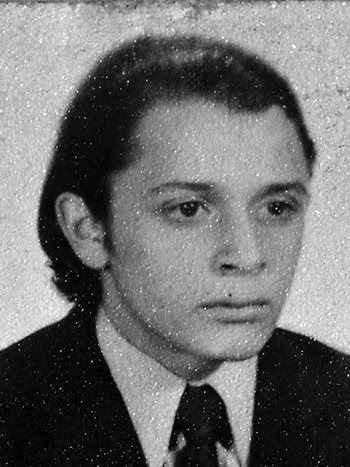
#> input picture assets/targets/disappeared/selected/abeledo-sotuyo-horacio-adolfo.jpg, 350 x 467 px; its folder holds only this picture in this run
$ python -i preprocess.py   (imports and definitions only)
#> lines starting #> are read from the running program, lines starting #| are printed output that depends on the picture; after the words box and inside, x2 and y2 are one past the last pixel; in counts of white or black regions, pixels touching at a corner belong together
### src/desaparecidos/cv.py
"""Computer-vision helpers for crawled images.

The crawler uses this module for lightweight, local filtering only. It never
identifies people. For ``targets`` and internal ``people`` rows it requires a
detected face region for manual review; for ``places`` it rejects tiny,
banner-like, flat, graphic, noisy, or face-dominated images.
"""

from __future__ import annotations

import os
from dataclasses import dataclass

import cv2
import numpy as np
from PIL import Image

from .manifests import ManifestKind

CV_POLICY_VERSION = 2
_CASCADE_PATH = os.path.join(cv2.data.haarcascades, "haarcascade_frontalface_default.xml")

_MAX_DETECT_SIDE = 640
_TARGET_MIN_FACE_FRACTION = 0.02
_PEOPLE_MIN_SIDE = 160
_PEOPLE_MIN_FACE_FRACTION = 0.015
_PEOPLE_MIN_FACE_SIDE = 32
_PEOPLE_ASPECT_RANGE = (0.35, 2.4)
_PEOPLE_MIN_TEXTURE = 0.004
_PLACE_MIN_SIDE = 320
_PLACE_ASPECT_RANGE = (0.4, 2.6)
_PLACE_MIN_TEXTURE = 0.009
_PLACE_MAX_FACE_FRACTION = 0.02
_PLACE_MIN_GRAY_STD = 0.035
_PLACE_MIN_COLOR_STD = 0.018
_PLACE_MIN_EDGE_DENSITY = 0.015
_PLACE_MAX_EDGE_DENSITY = 0.32
_PLACE_MIN_UNIQUE_RATIO = 0.004
_PLACE_MAX_NOISE_UNIQUE_RATIO = 0.08

_cascade: cv2.CascadeClassifier | None = None


@dataclass(frozen=True)
class CVResult:
    accept: bool
    label: str
    score: float
    reason: str
    face_box: tuple[int, int, int, int] | None = None


@dataclass(frozen=True)
class PhotoLikeness:
    score: float
    texture: float
    gray_std: float
    color_std: float
    edge_density: float
    unique_ratio: float


def _face_cascade() -> cv2.CascadeClassifier:
    global _cascade
    if _cascade is None:
        _cascade = cv2.CascadeClassifier(_CASCADE_PATH)
    return _cascade


def detect_faces(image: Image.Image) -> list[tuple[int, int, int, int]]:
    """Return face boxes (x, y, w, h) in original-image coordinates."""
    cascade = _face_cascade()
    if cascade.empty():
        return []
    gray = np.asarray(image.convert("L"))
    height, width = gray.shape
    scale = min(1.0, _MAX_DETECT_SIDE / max(height, width))
    if scale < 1.0:
        gray = cv2.resize(gray, (max(1, int(width * scale)), max(1, int(height * scale))))
    gray = cv2.equalizeHist(gray)
    detections = cascade.detectMultiScale(
        gray, scaleFactor=1.1, minNeighbors=5, minSize=(30, 30)
    )
    inverse = 1.0 / scale if scale > 0 else 1.0
    return [
        (int(x * inverse), int(y * inverse), int(w * inverse), int(h * inverse))
        for (x, y, w, h) in detections
    ]


# [162 lines left out: functions perceptual_hash, hamming_distance, texture_score, photo_likeness_score, _largest_face, _face_fraction and 1 more, not called in this run]

### src/desaparecidos/preprocess.py
"""Pre-process disappeared-person portraits for Stage 1.

Many scanned portraits sit inside a near-white photographic border, sometimes
with printed text in the margin. This trims that border and crops the photo to a
single target aspect ratio so every target fills the frame ("full screen")
consistently. When a face is found the crop stays centred on the person.

The originals in ``doc/fotos-desaparecidos/`` are never modified; callers write
processed copies to an ignored location.
"""

from __future__ import annotations

from pathlib import Path

import cv2
import numpy as np
from PIL import Image

from .cv import detect_faces

WHITE_THRESHOLD = 232          # pixels >= this count as "white" border
BORDER_WHITE_FRACTION = 0.9    # a row/col this white is treated as border
MAX_TRIM_FRACTION = 0.45       # never trim more than this from one side
MIN_KEEP_FRACTION = 0.2        # refuse to trim a dimension below this
MIN_FACE_FRACTION = 0.012      # ignore faces smaller than this share of the box
MIN_COMPONENT_FRACTION = 0.003  # ignore tiny dark components such as captions
CONTENT_PADDING_FRACTION = 0.025


# [13 lines left out: function _scan_bounds, not called in this run]


def content_bbox(image: Image.Image) -> tuple[int, int, int, int]:
    """Bounding box (left, top, right, bottom) of the photo inside a white border."""
    gray = np.asarray(image.convert("L"))
    height, width = gray.shape
    component_box = _component_content_bbox(gray)
    if component_box is not None:
        return _tighten_white_edges(gray, component_box)

    white = gray >= WHITE_THRESHOLD
    top, bottom = _scan_bounds(white.mean(axis=1))
    left, right = _scan_bounds(white.mean(axis=0))
    if right <= left or bottom <= top:
        return 0, 0, width, height
    return _tighten_white_edges(gray, (left, top, right, bottom))


def _tighten_white_edges(
    gray: np.ndarray, box: tuple[int, int, int, int]
) -> tuple[int, int, int, int]:
    """Pull each edge of ``box`` inward past rows/columns that are still mostly
    white. Component detection can be dragged into the white scan margin by thin
    dark artefacts (stray marks, hair strands, edge noise); this removes the
    near-white border those protrusions leave behind without touching real content.
    """
    left, top, right, bottom = box
    sub = gray[top:bottom, left:right]
    if sub.size == 0:
        return box
    height, width = sub.shape
    white = sub >= WHITE_THRESHOLD
    row_white = white.mean(axis=1)
    col_white = white.mean(axis=0)

    def lead(values: np.ndarray, limit: int) -> int:
        index = 0
        while index < limit and values[index] >= BORDER_WHITE_FRACTION:
            index += 1
        return index

    row_limit = int(height * MAX_TRIM_FRACTION)
    col_limit = int(width * MAX_TRIM_FRACTION)
    new_top = top + lead(row_white, row_limit)
    new_bottom = bottom - lead(row_white[::-1], row_limit)
    new_left = left + lead(col_white, col_limit)
    new_right = right - lead(col_white[::-1], col_limit)

    if (
        new_right - new_left < width * MIN_KEEP_FRACTION
        or new_bottom - new_top < height * MIN_KEEP_FRACTION
    ):
        return box
    return new_left, new_top, new_right, new_bottom


def _component_content_bbox(gray: np.ndarray) -> tuple[int, int, int, int] | None:
    """Find the main non-white content while ignoring small caption/text marks."""
    height, width = gray.shape
    mask = (gray < WHITE_THRESHOLD).astype(np.uint8)
    if int(mask.sum()) == 0:
        return None

    kernel_size = max(3, int(round(min(width, height) * 0.018)))
    if kernel_size % 2 == 0:
        kernel_size += 1
    kernel = np.ones((kernel_size, kernel_size), dtype=np.uint8)
    opened = cv2.morphologyEx(mask, cv2.MORPH_OPEN, kernel)
    if int(opened.sum()) == 0:
        return None

    count, _labels, stats, _centres = cv2.connectedComponentsWithStats(opened, 8)
    min_area = max(32, int(width * height * MIN_COMPONENT_FRACTION))
    kept: list[tuple[int, int, int, int]] = []
    for label in range(1, count):
        x, y, w, h, area = (int(value) for value in stats[label])
        if area < min_area:
            continue
        kept.append((x, y, x + w, y + h))
    if not kept:
        return None

    left = min(box[0] for box in kept)
    top = min(box[1] for box in kept)
    right = max(box[2] for box in kept)
    bottom = max(box[3] for box in kept)
    pad = max(2, int(round(min(width, height) * CONTENT_PADDING_FRACTION)))
    return (
        max(0, left - pad),
        max(0, top - pad),
        min(width, right + pad),
        min(height, bottom + pad),
    )


def _aspect_crop(
    box: tuple[int, int, int, int],
    aspect: float,
    faces: list[tuple[int, int, int, int]],
) -> tuple[int, int, int, int]:
    left, top, right, bottom = box
    box_width, box_height = right - left, bottom - top
    if box_width / box_height > aspect:
        new_width, new_height = int(round(box_height * aspect)), box_height
    else:
        new_width, new_height = box_width, int(round(box_width / aspect))

    usable = [f for f in faces if (f[2] * f[3]) >= MIN_FACE_FRACTION * box_width * box_height]
    if usable:
        fx, fy, fw, fh = max(usable, key=lambda f: f[2] * f[3])
        centre_x, centre_y = fx + fw / 2, fy + fh / 2
    else:
        centre_x, centre_y = left + box_width / 2, top + box_height * 0.45

    x0 = int(round(centre_x - new_width / 2))
    y0 = int(round(centre_y - new_height / 2))
    x0 = max(left, min(x0, right - new_width))
    y0 = max(top, min(y0, bottom - new_height))
    return x0, y0, x0 + new_width, y0 + new_height


def normalize_portrait(
    image: Image.Image, *, aspect: float = 3 / 4, use_face: bool = True
) -> Image.Image:
    """Trim the white border and crop to ``aspect`` (width / height)."""
    box = content_bbox(image)
    faces: list[tuple[int, int, int, int]] = []
    if use_face:
        local = detect_faces(image.crop(box))
        faces = [(x + box[0], y + box[1], w, h) for (x, y, w, h) in local]
    return image.crop(_aspect_crop(box, aspect, faces))


def preprocess_file(
    src: str | Path,
    dst: str | Path,
    *,
    aspect: float = 3 / 4,
    use_face: bool = True,
    max_side: int = 1200,
) -> tuple[int, int]:
#> called with dst = 'out.png', aspect = 0.75, use_face = True, max_side = 1200
    image = Image.open(src).convert("RGB")
#> image is the input picture: PIL image 350x467 RGB; min 0, max 255, mean 112.6
    result = normalize_portrait(image, aspect=aspect, use_face=use_face)
#> in _component_content_bbox, `mask = (gray < WHITE_THRESHOLD).astype(np.uint8)`:
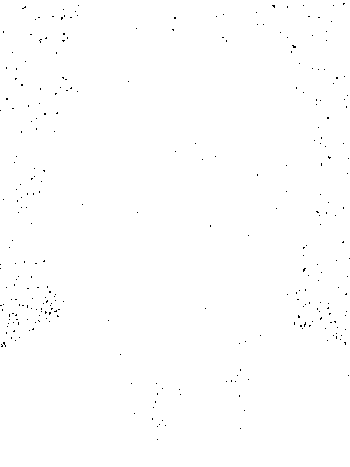
#> mask: shape (467, 350); values 0 (black) and 1 (white), 99.7% white; black in thin lines or dots
#> in _component_content_bbox, `opened = cv2.morphologyEx(mask, cv2.MORPH_OPEN, kernel)`:
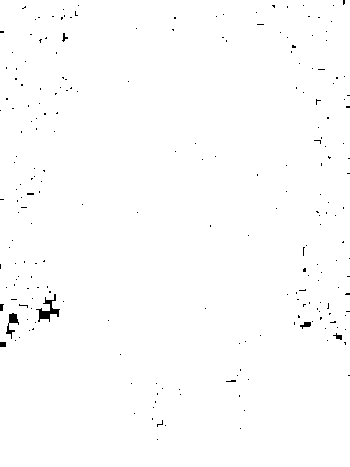
#> opened: shape (467, 350); values 0 (black) and 1 (white), 99.4% white; 222 black regions (215 under 20 px), largest, box (x1, y1, x2, y2) and area: (36, 294, 60, 322) 218, (6, 313, 19, 339) 125, (300, 322, 311, 329) 44
#> in _component_content_bbox, `count, _labels, stats, _centres = cv2.connectedComponentsWithStats(ope..`: count = 2; stats = [[0, 0, 350, 440, 1037], [0, 0, 350, 467, 162413]]
#> the loop in _component_content_bbox, `for label in range(1, count):` made 1 pass
#> after the loop in _component_content_bbox, `for label in range(1, count):`: kept = [(0, 0, 350, 467)]
#> in _component_content_bbox, `left = min(box[0] for box in kept)`: left = 0
#> in _component_content_bbox, `right = max(box[2] for box in kept)`: right = 350
#> in _component_content_bbox, `bottom = max(box[3] for box in kept)`: bottom = 467
#> in content_bbox, `component_box = _component_content_bbox(gray)`: component_box = (0, 0, 350, 467)
#> in _tighten_white_edges, `left, top, right, bottom = box`: left = 0; right = 350; bottom = 467
#> in _tighten_white_edges, `white = sub >= WHITE_THRESHOLD`: white: shape (467, 350) bool; 0.31% white in thin lines or dots
#> in _tighten_white_edges, `row_white = white.mean(axis=1)`: row_white = 467 values, max 0.0286 at index 17, min 0 at index 0, mean 0.00314
#> in _tighten_white_edges, `col_white = white.mean(axis=0)`: col_white = 350 values, max 0.0214 at index 16, min 0 at index 10, mean 0.00314
#> after the loop in lead, `while index < limit and values[index] >= BORDER_WHITE_FRACTION:`: index = 0
#> in _tighten_white_edges, `new_bottom = bottom - lead(row_white[::-1], row_limit)`: new_bottom = 467
#> in _tighten_white_edges, `new_left = left + lead(col_white, col_limit)`: new_left = 0
#> in _tighten_white_edges, `new_right = right - lead(col_white[::-1], col_limit)`: new_right = 350
#> in normalize_portrait, `box = content_bbox(image)`: box = (0, 0, 350, 467)
#> in detect_faces, `gray = cv2.equalizeHist(gray)`:
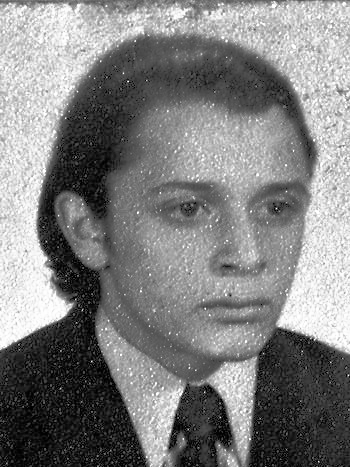
#> gray: shape (467, 350); min 0, max 255, mean 127.6
#> in detect_faces, `detections = cascade.detectMultiScale( gray, scaleFactor=1.1, minNeigh..`: detections = [[125, 125, 207, 207]]
#> in normalize_portrait, `local = detect_faces(image.crop(box))`: local = [(125, 125, 207, 207)]
#> in _aspect_crop, `left, top, right, bottom = box`: left = 0; right = 350; bottom = 467
#> in _aspect_crop, `box_width, box_height = right - left, bottom - top`: box_width = 350; box_height = 467
#> in _aspect_crop, `new_width, new_height = box_width, int(round(box_width / aspect))`: new_width = 350; new_height = 467
#> in _aspect_crop, `usable = [f for f in faces if (f[2] * f[3]) >= MIN_FACE_FRACTION * box..`: usable = [(125, 125, 207, 207)]
#> in _aspect_crop, `fx, fy, fw, fh = max(usable, key=lambda f: f[2] * f[3])`: fx = 125; fw = 207
#> in _aspect_crop, `centre_x, centre_y = fx + fw / 2, fy + fh / 2`: centre_x = 228.5
#> in _aspect_crop, `x0 = int(round(centre_x - new_width / 2))`: x0 = 54
#> in _aspect_crop, `y0 = int(round(centre_y - new_height / 2))`: y0 = -5
#> in _aspect_crop, `x0 = max(left, min(x0, right - new_width))`: x0 = 0
    if max(result.size) > max_side:
        scale = max_side / max(result.size)
        result = result.resize(
            (max(1, int(result.width * scale)), max(1, int(result.height * scale))),
            Image.Resampling.LANCZOS,
        )
    dst_path = Path(dst)
    dst_path.parent.mkdir(parents=True, exist_ok=True)
    result.save(dst_path, quality=92)
    return result.size


# [11 lines left out: function parse_aspect, not called in this run]

>>> result = preprocess_file('../../assets/targets/disappeared/selected/abeledo-sotuyo-horacio-adolfo.jpg', 'out.png')
#> result = (350, 467)

$ run again, on assets/targets/disappeared/selected/alfaro-vazquez-daniel-pedro.jpg
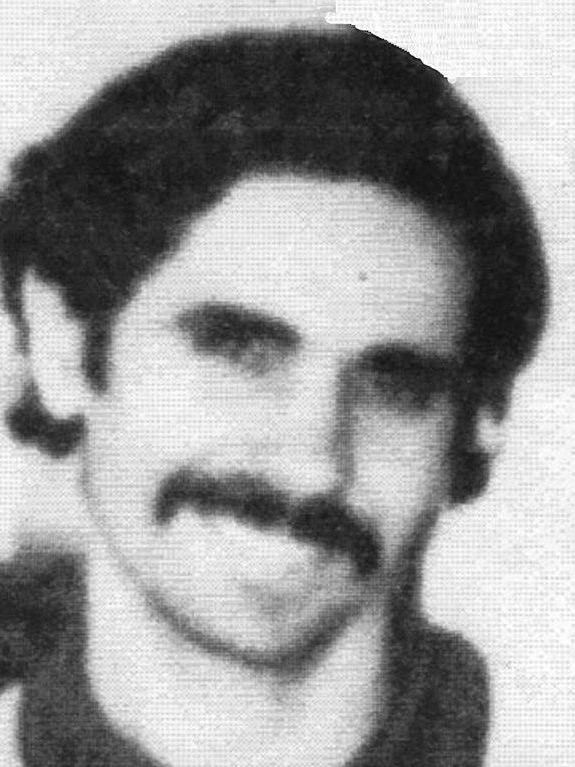
#> input picture assets/targets/disappeared/selected/alfaro-vazquez-daniel-pedro.jpg, 575 x 767 px
#> in preprocess_file, image is the input picture: PIL image 575x767 RGB; min 0, max 255, mean 152.5
#> mask: shape (767, 575); values 0 (black) and 1 (white), 80.3% white; 2180 black regions (2012 under 20 px), largest, box (x1, y1, x2, y2) and area: (427, 380, 575, 767) 27262, (325, 0, 575, 219) 19049, (0, 0, 207, 142) 7758
#> opened: shape (767, 575); values 0 (black) and 1 (white), 61.5% white; 14 black regions (6 under 20 px), largest, box (x1, y1, x2, y2) and area: (0, 0, 575, 767) 84842, (96, 184, 410, 637) 51686, (91, 538, 362, 767) 22235
#> in _component_content_bbox, `count, _labels, stats, _centres = cv2.connectedComponentsWithStats(ope..`:
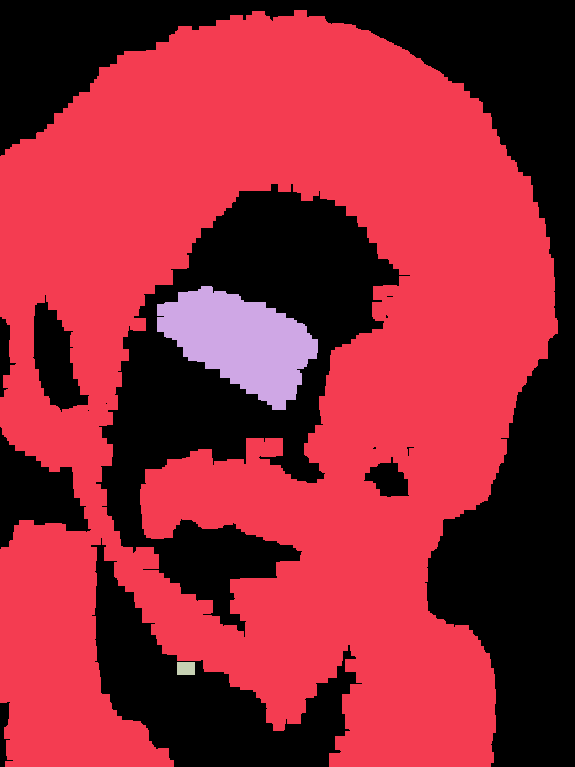
#> _labels: shape (767, 575) int32; 4 distinct labels, from 0 to 3; one colour per label, 0 black
#> count = 4; stats = [[0, 0, 575, 767, 169797], [0, 10, 558, 757, 259464], [157, 286, 161, 124, 11530], [177, 662, 18, 13, 234]]
#> the loop in _component_content_bbox, `for label in range(1, count):` made 3 passes
#> after the loop in _component_content_bbox, `for label in range(1, count):`: kept = [(0, 10, 558, 767), (157, 286, 318, 410)]
#> in _component_content_bbox, `left = min(box[0] for box in kept)`: left = 0
#> in _component_content_bbox, `top = min(box[1] for box in kept)`: top = 10
#> in _component_content_bbox, `right = max(box[2] for box in kept)`: right = 558
#> in _component_content_bbox, `bottom = max(box[3] for box in kept)`: bottom = 767
#> component_box = (0, 0, 572, 767)
#> in _tighten_white_edges, `left, top, right, bottom = box`: left = 0; right = 572; bottom = 767
#> white: shape (767, 572) bool; 19.4% white; 2177 white regions (2010 under 20 px), largest, box (x1, y1, x2, y2) and area: (427, 380, 572, 767) 26324, (325, 0, 572, 219) 18646, (0, 0, 207, 142) 7758
#> row_white = 767 values, max 0.755 at index 2, min 0.0157 at index 186, mean 0.194
#> col_white = 572 values, max 0.887 at index 565, min 0.0222 at index 94, mean 0.194
#> after the loop in lead, `while index < limit and values[index] >= BORDER_WHITE_FRACTION:`: index = 0
#> new_bottom = 767
#> new_left = 0
#> new_right = 572
#> box = (0, 0, 572, 767)
#> detections = [[64, 153, 379, 379]]
#> local = [(76, 183, 454, 454)]
#> in _aspect_crop, `left, top, right, bottom = box`: left = 0; right = 572; bottom = 767
#> box_width = 572; box_height = 767
#> new_width = 572; new_height = 763
#> usable = [(76, 183, 454, 454)]
#> fx = 76; fy = 183; fw = 454
#> centre_x = 303; centre_y = 410
#> in _aspect_crop, `x0 = int(round(centre_x - new_width / 2))`: x0 = 17
#> in _aspect_crop, `y0 = int(round(centre_y - new_height / 2))`: y0 = 28
#> in _aspect_crop, `x0 = max(left, min(x0, right - new_width))`: x0 = 0
#> in _aspect_crop, `y0 = max(top, min(y0, bottom - new_height))`: y0 = 4
#> in normalize_portrait, `return image.crop(_aspect_crop(box, aspect, faces))`:
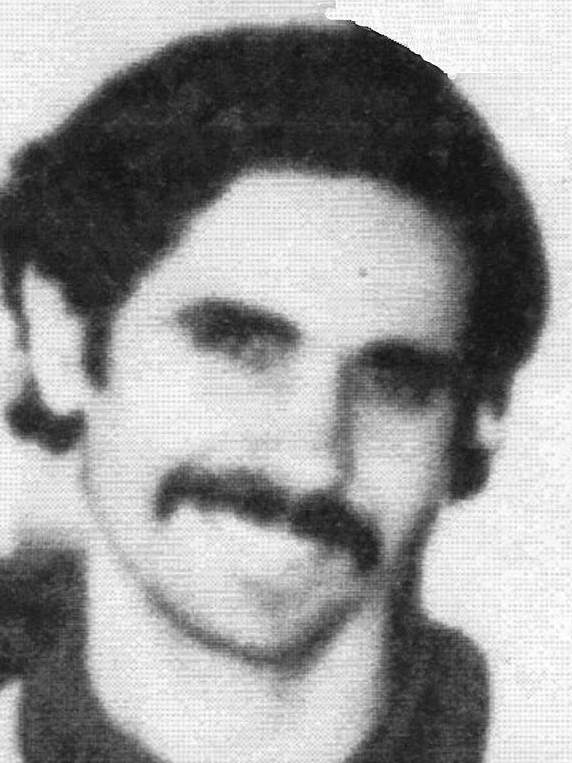
#> returned value: PIL image 572x763 RGB; min 0, max 255, mean 151.6

$ run again, on assets/targets/disappeared/selected/altmann-levy-blanca-haydee.jpg
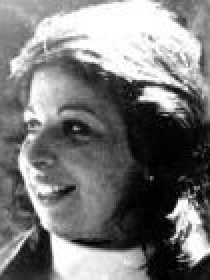
#> input picture assets/targets/disappeared/selected/altmann-levy-blanca-haydee.jpg, 105 x 140 px (shown 2 times larger)
#> in preprocess_file, image is the input picture: PIL image 105x140 RGB; min 0, max 255, mean 121.7
#> mask: shape (140, 105); values 0 (black) and 1 (white), 82.1% white; 32 black regions (23 under 20 px), largest, box (x1, y1, x2, y2) and area: (18, 0, 100, 42) 1663, (26, 117, 54, 140) 372, (85, 100, 105, 130) 174
#> opened: shape (140, 105); values 0 (black) and 1 (white), 80.2% white; 19 black regions (12 under 20 px), largest, box (x1, y1, x2, y2) and area: (16, 0, 100, 43) 1840, (26, 117, 56, 140) 409, (85, 100, 105, 130) 209
#> in _component_content_bbox, `count, _labels, stats, _centres = cv2.connectedComponentsWithStats(ope..`:
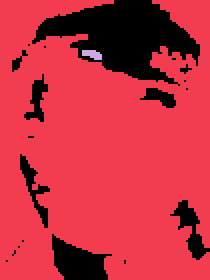
#> _labels: shape (140, 105) int32 (shown 2 times larger); 3 distinct labels, from 0 to 2; one colour per label, 0 black
#> count = 3; stats = [[3, 0, 102, 140, 2908], [0, 0, 105, 140, 11756], [41, 25, 10, 5, 36]]
#> the loop in _component_content_bbox, `for label in range(1, count):` made 2 passes
#> after the loop in _component_content_bbox, `for label in range(1, count):`: kept = [(0, 0, 105, 140)]
#> in _component_content_bbox, `left = min(box[0] for box in kept)`: left = 0
#> in _component_content_bbox, `right = max(box[2] for box in kept)`: right = 105
#> in _component_content_bbox, `bottom = max(box[3] for box in kept)`: bottom = 140
#> component_box = (0, 0, 105, 140)
#> in _tighten_white_edges, `left, top, right, bottom = box`: left = 0; right = 105; bottom = 140
#> row_white = 140 values, max 0.695 at index 14, min 0 at index 61, mean 0.179
#> col_white = 105 values, max 0.271 at index 66, min 0 at index 0, mean 0.179
#> after the loop in lead, `while index < limit and values[index] >= BORDER_WHITE_FRACTION:`: index = 0
#> new_bottom = 140
#> new_left = 0
#> new_right = 105
#> box = (0, 0, 105, 140)
#> in detect_faces, `gray = cv2.equalizeHist(gray)`:
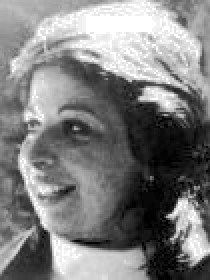
#> gray: shape (140, 105) (shown 2 times larger); min 0, max 255, mean 127.5
#> detections = ()
#> local = []
#> in _aspect_crop, `left, top, right, bottom = box`: left = 0; right = 105; bottom = 140
#> box_width = 105; box_height = 140
#> new_width = 105; new_height = 140
#> usable = []
#> centre_x = 52.5; centre_y = 63
#> x0 = 0
#> in _aspect_crop, `y0 = int(round(centre_y - new_height / 2))`: y0 = -7
#> in _aspect_crop, `y0 = max(top, min(y0, bottom - new_height))`: y0 = 0

$ run again, on assets/targets/disappeared/selected/arce-viera-gustavo-raul.jpg
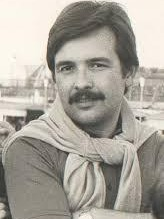
#> input picture assets/targets/disappeared/selected/arce-viera-gustavo-raul.jpg, 164 x 219 px
#> in preprocess_file, image is the input picture: PIL image 164x219 RGB; mean R, G, B 169.4, 164.6, 155.2
#> in _component_content_bbox, `mask = (gray < WHITE_THRESHOLD).astype(np.uint8)`:
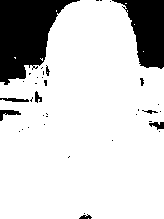
#> mask: shape (219, 164); values 0 (black) and 1 (white), 82.2% white; 38 black regions (28 under 20 px), largest, box (x1, y1, x2, y2) and area: (0, 0, 80, 85) 3815, (112, 0, 164, 69) 2102, (0, 110, 21, 121) 106
#> opened: shape (219, 164); values 0 (black) and 1 (white), 81.8% white; 27 black regions (18 under 20 px), largest, box (x1, y1, x2, y2) and area: (0, 0, 80, 85) 3856, (110, 0, 164, 69) 2128, (0, 91, 42, 103) 152
#> count = 2; stats = [[0, 0, 164, 219, 6528], [0, 0, 164, 219, 29388]]
#> the loop in _component_content_bbox, `for label in range(1, count):` made 1 pass
#> after the loop in _component_content_bbox, `for label in range(1, count):`: kept = [(0, 0, 164, 219)]
#> in _component_content_bbox, `left = min(box[0] for box in kept)`: left = 0
#> in _component_content_bbox, `right = max(box[2] for box in kept)`: right = 164
#> in _component_content_bbox, `bottom = max(box[3] for box in kept)`: bottom = 219
#> component_box = (0, 0, 164, 219)
#> in _tighten_white_edges, `left, top, right, bottom = box`: left = 0; right = 164; bottom = 219
#> row_white = 219 values, max 0.835 at index 0, min 0 at index 86, mean 0.178
#> col_white = 164 values, max 0.434 at index 0, min 0 at index 92, mean 0.178
#> after the loop in lead, `while index < limit and values[index] >= BORDER_WHITE_FRACTION:`: index = 0
#> new_bottom = 219
#> new_left = 0
#> new_right = 164
#> box = (0, 0, 164, 219)
#> in detect_faces, `gray = cv2.equalizeHist(gray)`:
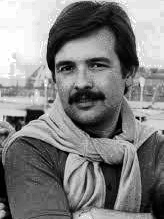
#> gray: shape (219, 164); min 0, max 255, mean 128.5
#> detections = [[42, 34, 85, 85]]
#> local = [(42, 34, 85, 85)]
#> in _aspect_crop, `left, top, right, bottom = box`: left = 0; right = 164; bottom = 219
#> box_width = 164; box_height = 219
#> new_width = 164; new_height = 219
#> usable = [(42, 34, 85, 85)]
#> fx = 42; fy = 34; fw = 85
#> centre_x = 84.5; centre_y = 76.5
#> in _aspect_crop, `x0 = int(round(centre_x - new_width / 2))`: x0 = 2
#> in _aspect_crop, `y0 = int(round(centre_y - new_height / 2))`: y0 = -33
#> in _aspect_crop, `x0 = max(left, min(x0, right - new_width))`: x0 = 0
